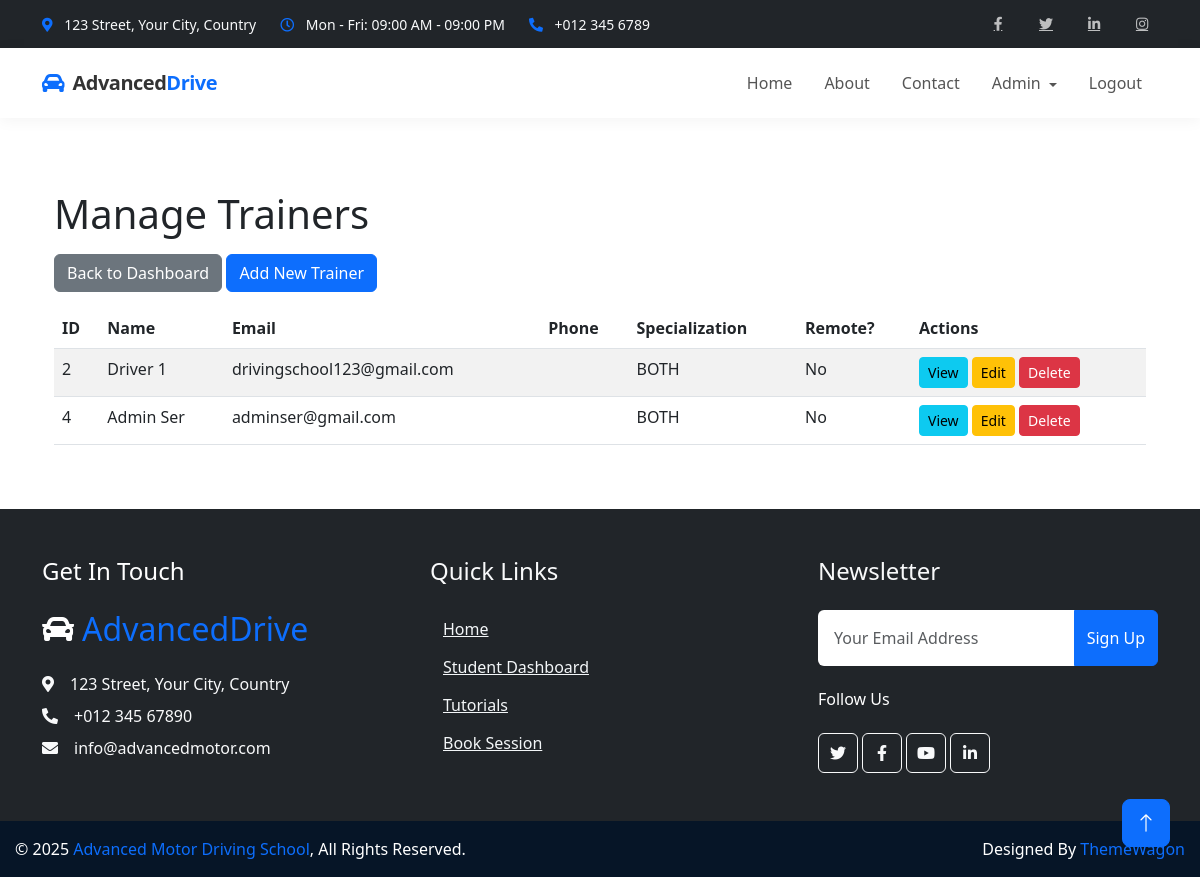
/admin-dashboard/trainers/ (signed in), run on the app's committed database.
### trainers/models.py (models this page shows, shortened)
class Trainer(models.Model):
    user = models.OneToOneField(
        settings.AUTH_USER_MODEL,
        on_delete=models.CASCADE,
        related_name='driving_trainer_profile'
    )
    SPECIALIZATION_CHOICES = [
        ('CAR', 'Car'),
        ('SCOOTY', 'Scooty'),
        ('BOTH', 'Both Car and Scooty'),
        ('OTHER', 'Other')
    ]
    specialization = models.CharField(
        max_length=10,
        choices=SPECIALIZATION_CHOICES,
        default='BOTH'
    )
    experience = models.PositiveIntegerField(
        validators=[MinValueValidator(0)],
        default=0,
        help_text="Years of experience as a driving trainer"
    )
    AVAILABILITY_CHOICES = [
        ('WEEKDAY', 'Weekdays Only'),
        ('WEEKEND', 'Weekends Only'),
        ('MORNING', 'Morning Shifts Only'),
        ('EVENING', 'Evening Shifts Only'),
        ('FLEXIBLE', 'Flexible Schedule'),
        ('CUSTOM', 'Custom Schedule')
    ]
    availability = models.CharField(
        max_length=10,
        choices=AVAILABILITY_CHOICES,
        default='FLEXIBLE'
    )
    is_remote = models.BooleanField(
        default=False,
        help_text="Whether this trainer provides remote training services"
    )
    service_area = models.CharField(
        max_length=255,
        blank=True,
        null=True,
        help_text="Geographic areas where remote training is available"
    )
    max_students = models.PositiveIntegerField(
        default=10,
        validators=[MinValueValidator(1)],
        help_text="Maximum number of students this trainer can handle at once"
    )
    date_joined = models.DateField(
        default=timezone.now,
        help_text="Date when the trainer joined the driving school"
    )
    license_number = models.CharField(
        max_length=50,
        blank=True,
        null=True,
        help_text="Trainer's driving license number"
    )
    notes = models.TextField(
        blank=True,
        null=True,
        help_text="Additional notes about the trainer"
    )
    is_active = models.BooleanField(
        default=True,
        help_text="Whether this trainer is currently active"
    )
    class Meta:
        ordering = ['-experience', 'user__last_name']

### admins/views.py (the view)
# urls.py: path('trainers/', views.manage_trainers, name='manage_trainers'),
@login_required
def manage_trainers(request):
    if not hasattr(request.user, 'admin'):
        return redirect('home')
    trainers = Trainer.objects.all()
    return render(request, 'admins/manage_trainers.html', {'trainers': trainers})

### admins/templates/admins/manage_trainers.html (shortened to what this page needs)
{% extends 'base.html' %}
{% block content %}
<div class="container mt-4">
    <h1>Manage Trainers</h1>
    <div class="mt-3 mb-3">
        <a href="{% url 'admins:admin_dashboard' %}" class="btn btn-secondary">Back to Dashboard</a>
        <a href="{% url 'trainers:trainer_create' %}" class="btn btn-primary">Add New Trainer</a>
    </div>
    <table class="table table-striped">
        <thead>
            <tr>
                <th>ID</th>
                <th>Name</th>
                <th>Email</th>
                <th>Phone</th>
                <th>Specialization</th>
                <th>Remote?</th>
                <th>Actions</th>
            </tr>
        </thead>
        <tbody>
            {% for trainer in trainers %}
            <tr>
                <td>{{ trainer.id }}</td>
                <td>{{ trainer.user.first_name }} {{ trainer.user.last_name }}</td>
                <td>{{ trainer.user.email }}</td>
                <td>{{ trainer.phone }}</td>
                <td>{{ trainer.specialization }}</td>
                <td>{{ trainer.is_remote|yesno:"Yes,No" }}</td>
                <td>
                    <a href="{%url 'trainers:trainer_detail' trainer.id%}" class="btn btn-sm btn-info">View</a>
                    <a href="{%url 'trainers:trainer_update' trainer.id%}" class="btn btn-sm btn-warning">Edit</a>
                    <a href="{%url 'trainers:trainer_delete' trainer.id%}" class="btn btn-sm btn-danger">Delete</a>
                </td>
            </tr>
            {% empty %}
            <tr>
                <td colspan="7" class="text-center">No trainers registered yet.</td>
            </tr>
            {% endfor %}
        </tbody>
    </table>
</div>
{% endblock %}

### static/css/style.css (style rules this page uses)
:root { --primary: #F3BD00; --secondary: #757575; --light: #F3F6F8; --dark: #0C2B4B; }
.btn { font-weight: 500; transition: .5s; }
.btn.btn-primary, .btn.btn-outline-primary:hover { color: #FFFFFF; }

### templates/base.html (style rules this page uses)
html, body { height: 100%; margin: 0; padding: 0; display: flex; flex-direction: column; }

### data on the page
Trainer: id "2", user.first_name "Driver", user.last_name "1", user.email "drivingschool123@gmail.com", specialization "BOTH", is_remote "No"
Trainer: id "4", user.first_name "Admin", user.last_name "Ser", user.email "adminser@gmail.com", specialization "BOTH", is_remote "No"
